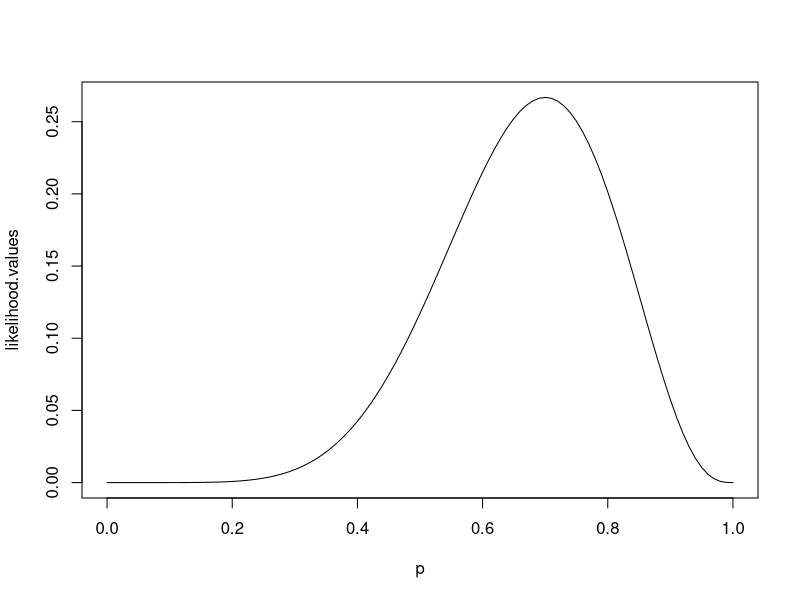
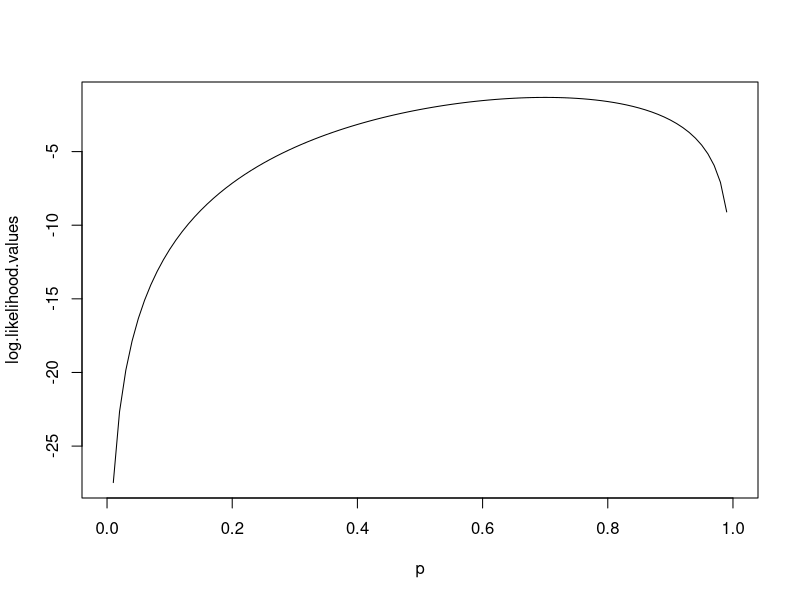

Generate these figures, in order, with R:
# Write likelihood fn
binomial.likelihood<- function(p){
    choose(10,7)*p^7*(1-p)^3
}

# let us calculatre likelihood at p = 0.1
binomial.likelihood(p = 0.1)

# plot likelihood for a range of p
p<- seq(0,1,0.01)
likelihood.values <- binomial.likelihood(p)
plot(p, likelihood.values, type = "l")

# log-likelihood
log.binomial.likelihood<-function(p){
    log(binomial.likelihood(p=p))
}

# plot the log-likelihood
p<- seq(0,1,0.01)
log.likelihood.values<- log.binomial.likelihood(p)
plot(p, log.likelihood.values, type = "l")

# mavimilse loglike
optimize(binomial.likelihood, interval = c(0,1), maximum  = TRUE)